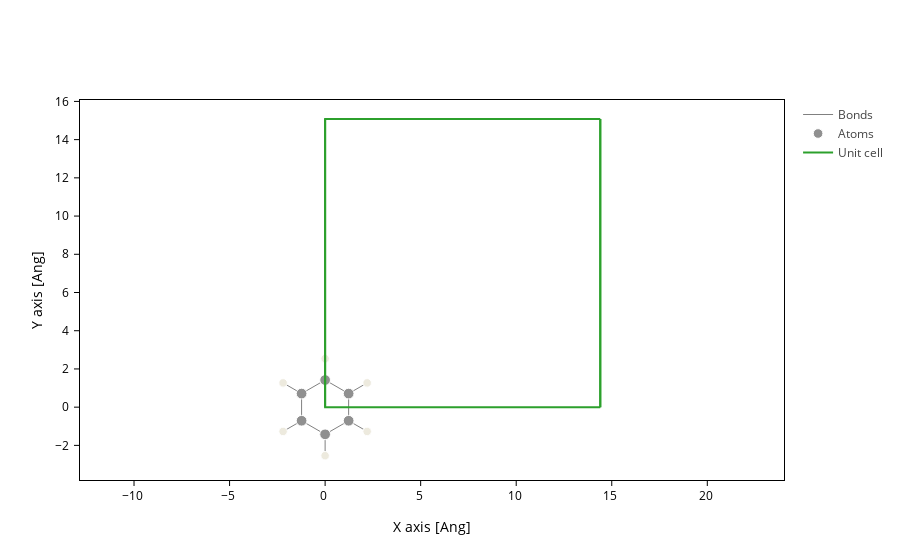

Source (notebook cell):
### Code cell
benzene.plot(axes="xy")

### Figure 1 — Plotly figure (JSON) as saved in the notebook; plotly's stock layout.template omitted (floating-point values rounded to 4 significant figures; data arrays with more than 128 entries replaced by an {"elided": "..."} marker saying what was removed)
{"data": [{"line": {"color": "gray", "width": 1}, "meta": {}, "mode": "lines", "name": "Bonds", "opacity": 1, "type": "scatter", "x": {"elided": "252 float values"}, "y": {"elided": "252 float values"}}, {"marker": {"color": ["#909090", "#EDEADE", "#909090", "#EDEADE", "#909090", "#EDEADE", "#909090", "#EDEADE", "#909090", "#EDEADE", "#909090", "#EDEADE"], "opacity": 1, "size": [10.72, 8.48, 10.72, 8.48, 10.72, 8.48, 10.72, 8.48, 10.72, 8.48, 10.72, 8.48]}, "meta": {}, "mode": "markers", "name": "Atoms", "opacity": 1, "type": "scatter", "x": [1.231, 2.199, 0.0, 0.0, -1.231, -2.199, -1.231, -2.199, 0.0, 0.0, 1.231, 2.199], "y": [0.7107, 1.27, 1.421, 2.54, 0.7107, 1.27, -0.7107, -1.27, -1.421, -2.54, -0.7107, -1.27]}, {"meta": {}, "mode": "lines", "name": "Unit cell", "type": "scatter", "x": [0.0, 0.0, 14.4, 14.4, 0.0, 0.0, NaN, 0.0, 0.0, 0.0, 14.4, 14.4, 0.0, NaN, 14.4, 14.4, NaN, 14.4, 14.4], "y": [0.0, 15.08, 15.08, 15.08, 15.08, 15.08, NaN, 15.08, 0.0, 0.0, 0.0, 0.0, 0.0, NaN, 15.08, 0.0, NaN, 15.08, 0.0]}], "layout": {"autosize": true, "scene": {"aspectmode": "data", "xaxis": {"title": {"text": "X axis [Ang]"}}, "yaxis": {"title": {"text": "Y axis [Ang]"}}}, "xaxis": {"autorange": true, "domain": [0, 1], "range": [-24.73, 35.87], "scaleanchor": "y", "scaleratio": 1, "title": {"text": "X axis [Ang]"}, "type": "linear"}, "yaxis": {"autorange": true, "domain": [0, 1], "range": [-4.148, 16.09], "title": {"text": "Y axis [Ang]"}, "type": "linear"}}}
